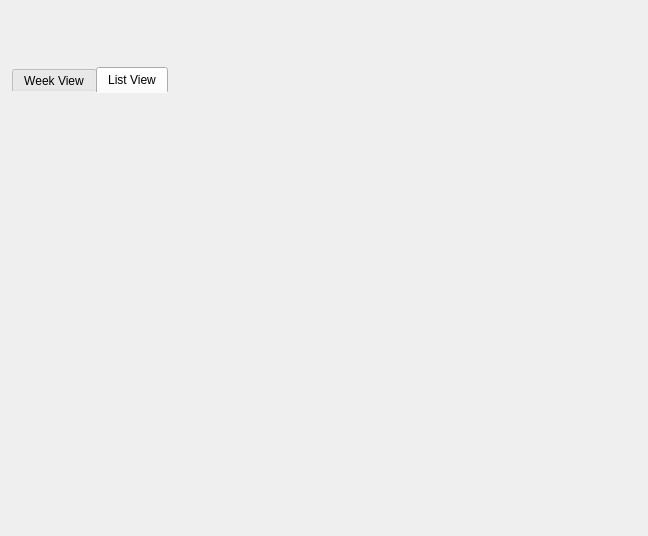
<?xml version="1.0" encoding="UTF-8"?>
<ui version="4.0">
 <class>ScheduleScreen</class>
 <widget class="QWidget" name="ScheduleScreen">
  <property name="geometry">
   <rect>
    <x>0</x>
    <y>0</y>
    <width>648</width>
    <height>536</height>
   </rect>
  </property>
  <property name="windowTitle">
   <string>Form</string>
  </property>
  <layout class="QVBoxLayout" name="verticalLayout_2">
   <property name="leftMargin">
    <number>12</number>
   </property>
   <property name="rightMargin">
    <number>12</number>
   </property>
   <item>
    <widget class="ScheduleFilter" name="widget" native="true">
     <property name="minimumSize">
      <size>
       <width>0</width>
       <height>50</height>
      </size>
     </property>
    </widget>
   </item>
   <item>
    <widget class="QTabWidget" name="tabWidget">
     <property name="styleSheet">
      <string notr="true">QTabWidget::pane {
    border: none;
}

QTabWidget::tab-bar {
    alignment: left;
}

</string>
     </property>
     <property name="tabPosition">
      <enum>QTabWidget::North</enum>
     </property>
     <property name="currentIndex">
      <number>1</number>
     </property>
     <widget class="ScheduleWeekView" name="week_view">
      <attribute name="title">
       <string>Week View</string>
      </attribute>
     </widget>
     <widget class="ScheduleListView" name="list_view">
      <attribute name="title">
       <string>List View</string>
      </attribute>
     </widget>
    </widget>
   </item>
  </layout>
 </widget>
 <customwidgets>
  <customwidget>
   <class>ScheduleFilter</class>
   <extends>QWidget</extends>
   <header>widgets/schedulefilter.h</header>
   <container>1</container>
  </customwidget>
  <customwidget>
   <class>ScheduleWeekView</class>
   <extends>QWidget</extends>
   <header>widgets/scheduleweekview.h</header>
   <container>1</container>
  </customwidget>
  <customwidget>
   <class>ScheduleListView</class>
   <extends>QWidget</extends>
   <header>widgets/schedulelistview.h</header>
   <container>1</container>
  </customwidget>
 </customwidgets>
 <resources/>
 <connections/>
</ui>
